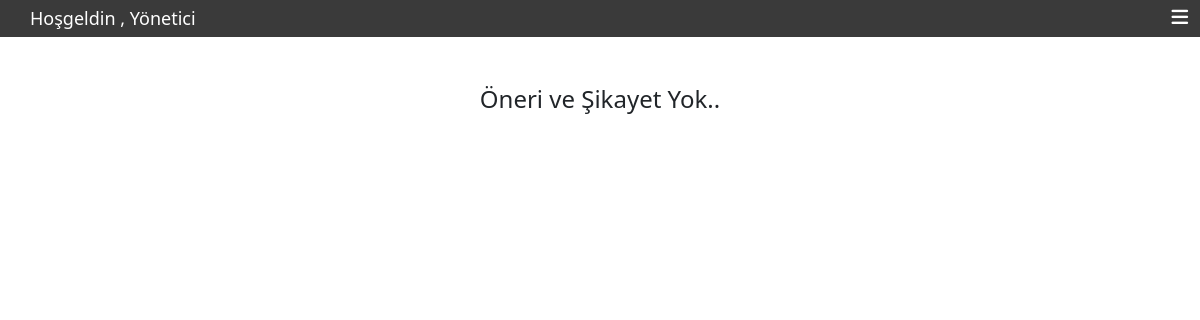
Before: /onerivesikayet/ (signed in) with the older database file.
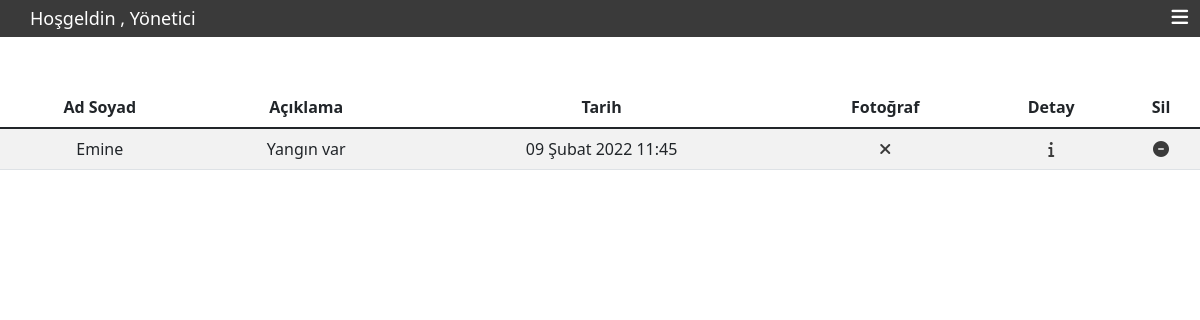
After: the same page with the newer database file.
### base/models.py (models this page shows, shortened)
class IstekOneri(models.Model):
    adsoyad = models.CharField(max_length=30,blank=False,null=False)
    acıklama=models.TextField(max_length=300,blank=False,null=False)
    numara = models.CharField(max_length=11,blank=True,null=True)
    create_time = models.DateTimeField(
        auto_now_add=True, blank=True, null=True)
    update_time = models.DateTimeField(auto_now=True,blank=True, null=True)

### base/views.py (the view, shortened to what this page needs)
# urls.py: path('onerivesikayet/',views.OneriVeSikayet,name="onerivesikayet"),
def OneriVeSikayet(request):
    form = IstekOneriForm()
    istek=IstekOneri.objects.all().order_by('-update_time')
    context={'istek':istek,'form':form}
    return render(request,'base/oneri/oneri.html',context)

### base/templates/base/oneri/oneri.html (shortened to what this page needs)
{% extends 'base/main.html' %} {% block content%} {% load static %}
<link rel="stylesheet" href="{% static 'css/navbar.css' %}" />
</head>
<body>
<nav>
       <ul class="ul d-flex justify-content-end text-center">
            {% if request.user.is_anonymous %}
            <p class="welcomeuser" style="position: absolute;left: 30px;top: 5px;font-size: 18px;color: white;z-index: 1;">
                   Hoşgeldiniz</p>
            <li class="li"><a href="<li class="li"><a href="
                    {% url 'citizen-home' %}
                    ">Anasayfa</a></li>
            <li class="li"><a href="{% url 'citizen-contact' %}">İletişim</a></li>
            <li class="li"><a href="{% url 'onerivesikayet' %}">Öneri ve Şikayet</a></li>
            <li class="li"><a href="{% url 'duyurular' %}">Duyurular</a></li>
            <li class="li"><a href="{% url 'register' %}" style="border: 1px solid white;padding: 2px;border-radius: 2px;">Kayıt Ol</a></li>
            <li class="li"><a href="{% url 'login' %}" style="outline: 1px solid white;padding: 2px;border-radius: 2px;">Giriş Yap</a></li>
            <li><i class="fas fa-bars"></i></li>
                {% else %}
            <p class="welcomeuser" style="position: absolute;left: 30px;top: 5px;font-size: 18px;color: white;">Hoşgeldin , {{request.user}}</p>
            <li><i class="fas fa-bars"></i></li>
                {% endif %}
        </ul>
</nav>
    {% if user.is_superuser %}
    {% if istek %}
    <table class="table table-striped table-hover rounded text-center" style="margin-top: 50px;">
        <thead>
            <th>Ad Soyad</th>
            <th>Açıklama</th>
            <th>Tarih</th>
            <th>Fotoğraf</th>
            <th>Detay</th>
            <th>Sil</th>
        </thead>
        {% for iste in istek %}
        <tr class="duyurutr">
            <td>{{iste.adsoyad}}</td>
            <td>{{iste.acıklama}}</td>
            <td>{{iste.update_time}}</td>
            <td>
                {% if iste.image %}
                <i class="fas fa-check"></i>
                {% else%}
                <i class="fas fa-times"></i>
                {% endif %}
            </td>
            <td><a href="{% url 'onerivesikayetdetay' iste.id %}"><i class="fas fa-info"></i></a></td>
            <td><a href="{% url 'onerivesikayetsil' iste.id %}"><i class="fas fa-minus-circle"></i></a></td>
        </tr>
        {% endfor %}
    </table>
    {% else %}
    <h4 class="text-center mt-5">Öneri ve Şikayet Yok..</h4>
    {% endif %}
    {% endif %}
{% endblock content%}

Changed rows visible on the page:
added IstekOneri: adsoyad "Emine", acıklama "Yangın var", update_time "09 Şubat 2022 11:45"
Other visible differences:
text no longer shown: "Öneri ve Şikayet Yok.."
text now shown: "Ad Soyad Açıklama Tarih Fotoğraf Detay Sil"
